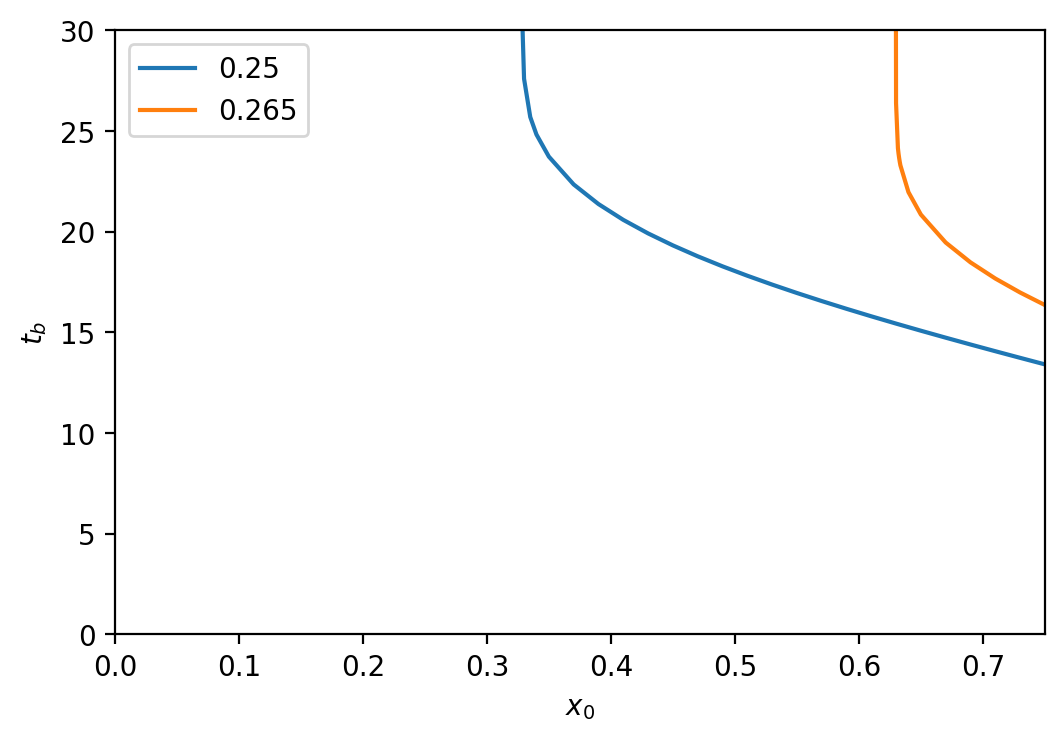

Source code (Python):
# -*- coding: utf-8 -*-
"""
Data generation for figure 05c
"""
import sys
sys.path.append("../main/")
from ODEdrop import *

# Heterogeneity
def g(x,y):
    return 1.2+a*(-np.tanh(50*(x+1.5))+np.tanh(50*(x-1.5))-np.tanh(50*(x-1.75)))

# Volume variations
def V(t):
    return ( np.pi*(1+2*np.tanh(2*np.pi*t/100)), np.pi**2/(25*(np.cosh(np.pi*t/50))**2) )

def events(t,U):
    m = 49
    a_hat = U[:m+1].astype(np.complex128)
    a_hat[1:m+1] -= 1j*U[m+1:-2]
    return 1.75 - max(U[-2] +  ifs(a_hat)*cos_u)


Ad = [0.25,0.265]
Xds = [np.hstack((0.3288,0.33,0.335,0.34,np.linspace(0.35,0.75,num=21))),\
      np.hstack((0.6299034,0.63,0.6315,0.632,0.6325,0.6330,0.6335,0.64,np.linspace(0.65,0.75,num=6)))]

Tds = [[],[]]                
for i in [0,1]:
    a = Ad[i]
    print('\nWorking with a = %1.2f' % a)
    
    for Xd in Xds[i]:
        print('\nXd = %1.4f' % Xd)               
        drop = ODEdrop(ic=1, t_end=40, V=V, flux=(Xd,0,1),het=g,method='LSODA',events=events)
        cos_u = np.cos(drop.u)
        drop.solve()
        
        if drop.solution.t_events[0].size>0:
            Tds[i].append(drop.solution.t_events[0][0])
        else:
            Tds[i].append(np.nan)
                          
# Plot    
plt.plot(Xds[0],Tds[0],label='0.25')
plt.plot(Xds[1],Tds[1],label='0.265')
plt.ylim([0,30])
plt.xlim([0,0.75])
plt.ylabel('$t_b$')
plt.xlabel('$x_0$')
plt.legend()

# Export
plt.savefig('Figure05c.png', bbox_inches='tight', dpi=200)
